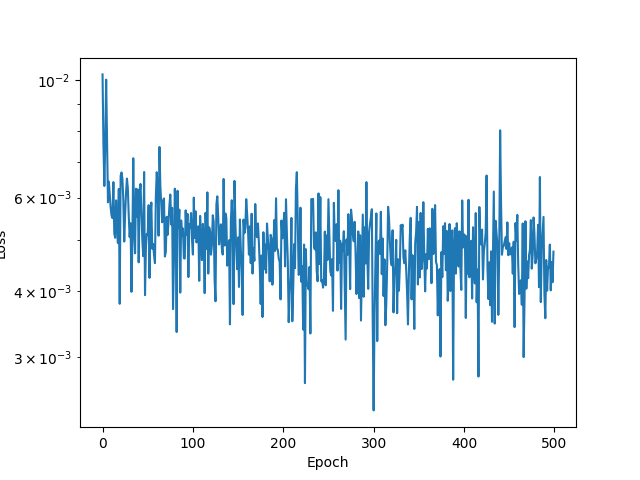
#> input picture src/Python/Archived/LM/softmax_attn_train_loss.png, 640 x 480 px
$ python -i eventCam.py   (imports and definitions only)
#> lines starting #> are read from the running program, lines starting #| are printed output that depends on the picture
#> further down, picture is the input picture: shape (480, 640, 3); mean B, G, R 245.4, 239.7, 231.4
import cv2
import numpy as np

class EventBasedCamera:
    def __init__(self, threshold=10, resolution=(100, 100)):
        self.resolution = (int(resolution[0]), int(resolution[1]))  # Ensure resolution values are integers
        self.threshold = threshold
        self.prevFrame = np.zeros(self.resolution, dtype=np.uint8)
        self.eventFrame = np.zeros(self.resolution, dtype=np.uint8)

    def processFrame(self, currFrame):
        """Process the current frame and return an image with events highlighted."""
        # Resize the current frame to the specified resolution
        currFrameResized = cv2.resize(currFrame, self.resolution, interpolation=cv2.INTER_AREA)
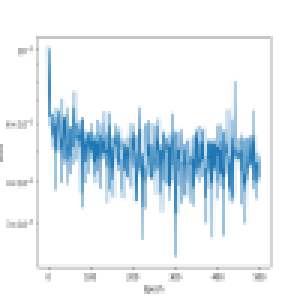
#> currFrameResized: shape (100, 100, 3) (shown 3 times larger); mean B, G, R 245.4, 239.7, 231.4
        currFrameGray = cv2.cvtColor(currFrameResized, cv2.COLOR_BGR2GRAY)
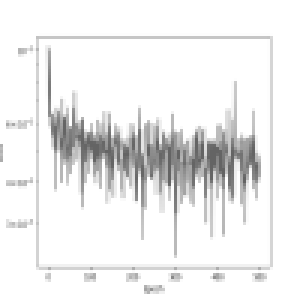
#> currFrameGray: shape (100, 100) (shown 3 times larger); min 100, max 255, mean 237.8

        # Detect events
        currFrameGray[currFrameGray > 0] = 1
#> currFrameGray: shape (100, 100); every value is 1
        self.detectEvents(currFrameGray)
        self.prevFrame = currFrameGray
        return self.eventFrame

    def detectEvents(self, currFrame):
        """Detect changes between two frames."""
        # Calculate the absolute difference
        diff = cv2.absdiff(self.prevFrame, currFrame)
#> self.prevFrame: shape (100, 100); every value is 0

        # Threshold the difference image
        _, thresh = cv2.threshold(diff, self.threshold, 255, cv2.THRESH_BINARY)

        self.eventFrame = thresh

    def showFrame(self, useFrame=None):
        frame = self.prevFrame.T.copy() if useFrame is None else useFrame.copy()
        frame[frame > 0] = 255
        frame = cv2.resize(frame, (400, 400), interpolation=cv2.INTER_NEAREST)
        cv2.imshow('Vision', frame)

    def quit(self):
        cv2.destroyAllWindows()

>>> import cv2
>>> picture = cv2.imread('../../Python/Archived/LM/softmax_attn_train_loss.png')
>>> result = EventBasedCamera().processFrame(picture)
